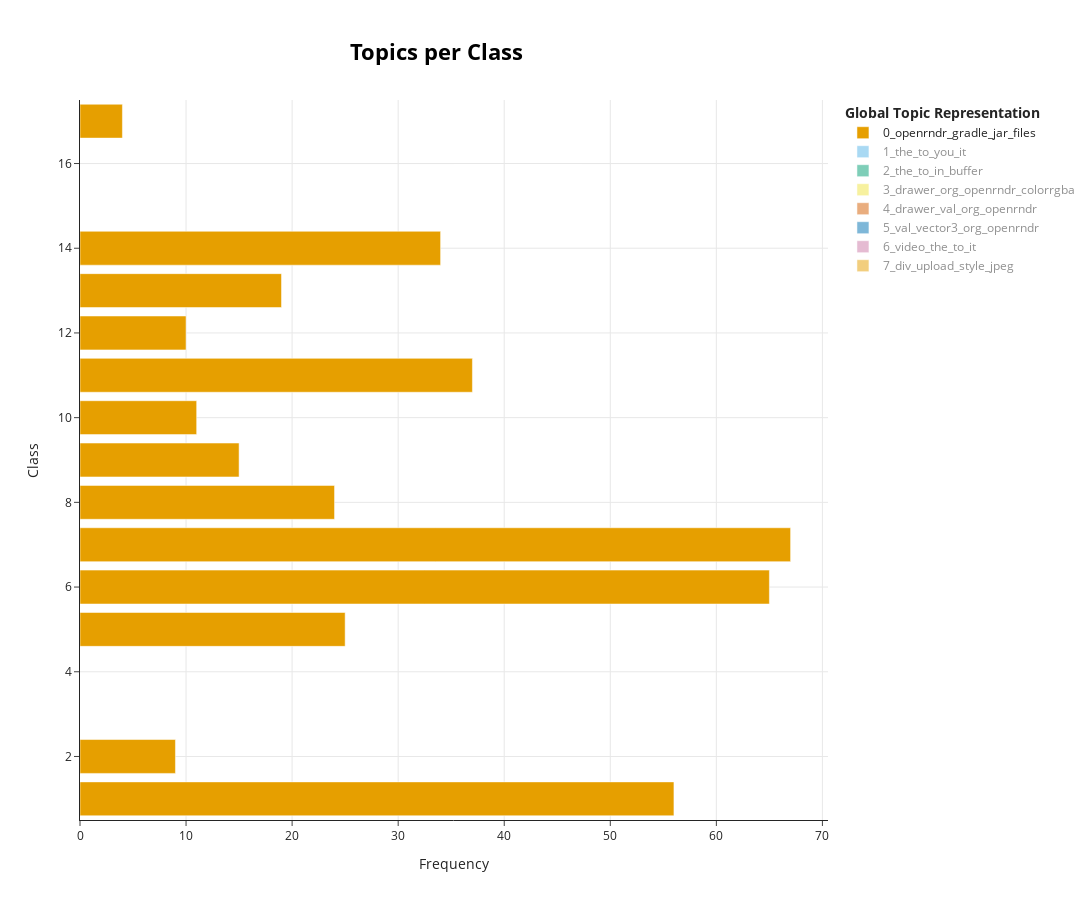

Source (notebook cell):
### Code cell
topic_model.visualize_topics_per_class(topics_per_class)

### Figure 1 — Plotly figure (JSON) as saved in the notebook; plotly's stock layout.template omitted (floating-point values rounded to 4 significant figures)
{"data": [{"hoverinfo": "text", "hovertext": ["<b>Topic 0</b><br>Words: gradle, jar, caches, files, modules", "<b>Topic 0</b><br>Words: the, to, requests, feature, how", "<b>Topic 0</b><br>Words: the, to, openrndr, and, it", "<b>Topic 0</b><br>Words: openrndr, the, to, gradle, org", "<b>Topic 0</b><br>Words: the, to, openrndr, and, it", "<b>Topic 0</b><br>Words: to, the, openrndr, and, https", "<b>Topic 0</b><br>Words: com, https, coart, ro, www", "<b>Topic 0</b><br>Words: notbloom, users, jar, gradle, modules", "<b>Topic 0</b><br>Words: at, kotlin, kt, java, to", "<b>Topic 0</b><br>Words: to, the, openrndr, it, and", "<b>Topic 0</b><br>Words: peterszerzo, users, gradle, jar, modules", "<b>Topic 0</b><br>Words: to, the, openrndr, and, it", "<b>Topic 0</b><br>Words: to, the, it, guide, userinterfaces"], "marker": {"color": "#E69F00"}, "name": "0_openrndr_gradle_jar_files", "orientation": "h", "type": "bar", "visible": true, "x": [56, 9, 25, 65, 67, 24, 15, 11, 37, 10, 19, 34, 4], "y": [1, 2, 5, 6, 7, 8, 9, 10, 11, 12, 13, 14, 17]}, {"hoverinfo": "text", "hovertext": ["<b>Topic 1</b><br>Words: the, to, it, that, thanks", "<b>Topic 1</b><br>Words: logo, discourse, the, we, accepted", "<b>Topic 1</b><br>Words: the, to, for, in, it", "<b>Topic 1</b><br>Words: the, for, slack, thanks, and", "<b>Topic 1</b><br>Words: you, the, it, to, for", "<b>Topic 1</b><br>Words: watch, youtube, video, www, inputs", "<b>Topic 1</b><br>Words: the, https, to, com, you", "<b>Topic 1</b><br>Words: to, supercollider, the, it, you", "<b>Topic 1</b><br>Words: you, to, for, the, it", "<b>Topic 1</b><br>Words: theme, the, blackness, poll, you", "<b>Topic 1</b><br>Words: to, you, it, the, for", "<b>Topic 1</b><br>Words: fun, var, val, al10, buffersize", "<b>Topic 1</b><br>Words: expanding, explanation, perhaps, helpful, documentation", "<b>Topic 1</b><br>Words: de, que, en, los, se"], "marker": {"color": "#56B4E9"}, "name": "1_the_to_you_it", "orientation": "h", "type": "bar", "visible": "legendonly", "x": [24, 6, 17, 11, 53, 5, 69, 11, 19, 6, 16, 35, 1, 5], "y": [1, 2, 5, 6, 7, 8, 9, 10, 11, 12, 13, 14, 17, 18]}, {"hoverinfo": "text", "hovertext": ["<b>Topic 2</b><br>Words: buffer, vec2, the, computeb, pos", "<b>Topic 2</b><br>Words: mix, the, in, colorrgba, color", "<b>Topic 2</b><br>Words: the, buffer, to, in, it", "<b>Topic 2</b><br>Words: 2023, png, upload, 17, 11", "<b>Topic 2</b><br>Words: the, to, and, of, upload", "<b>Topic 2</b><br>Words: double, seed, noise, the, int", "<b>Topic 2</b><br>Words: qndaxhyee8xrqb7nobv3deeardd, fontfaceshapes3, turned, 56, apps2023", "<b>Topic 2</b><br>Words: the, to, in, is, and", "<b>Topic 2</b><br>Words: the, to, pos, uv, vec2"], "marker": {"color": "#009E73"}, "name": "2_the_to_in_buffer", "orientation": "h", "type": "bar", "visible": "legendonly", "x": [12, 2, 25, 6, 68, 9, 1, 9, 14], "y": [1, 5, 7, 8, 9, 10, 11, 13, 14]}, {"hoverinfo": "text", "hovertext": ["<b>Topic 3</b><br>Words: mantas, org, users, openrndr, caches", "<b>Topic 3</b><br>Words: drawer, font, org, family, arial", "<b>Topic 3</b><br>Words: drawer, val, the, org, colorrgba", "<b>Topic 3</b><br>Words: drawer, position, symbol, org, shadestyle", "<b>Topic 3</b><br>Words: drawer, it, openrndr, org, the", "<b>Topic 3</b><br>Words: the, to, and, updated, openrndr", "<b>Topic 3</b><br>Words: drawer, size, int, colorrgba, color", "<b>Topic 3</b><br>Words: text, textalign, pos, drawer, word", "<b>Topic 3</b><br>Words: drawer, height, width, font, verticalalign", "<b>Topic 3</b><br>Words: drawer, org, openrndr, colorrgba, val", "<b>Topic 3</b><br>Words: value, range, slider, the, cleanv"], "marker": {"color": "#F0E442"}, "name": "3_drawer_org_openrndr_colorrgba", "orientation": "h", "type": "bar", "visible": "legendonly", "x": [13, 5, 44, 6, 6, 2, 4, 3, 11, 12, 1], "y": [1, 5, 7, 8, 9, 10, 11, 12, 13, 14, 17]}, {"hoverinfo": "text", "hovertext": ["<b>Topic 4</b><br>Words: val, org, drawer, openrndr, shape", "<b>Topic 4</b><br>Words: drawer, svg, val, the, contours", "<b>Topic 4</b><br>Words: import, openrndr, org, drawer, shape", "<b>Topic 4</b><br>Words: the, p1, p2, circle, shape", "<b>Topic 4</b><br>Words: transform, oval, scale, shape, transformations", "<b>Topic 4</b><br>Words: circle, drawer, val, the, shape"], "marker": {"color": "#D55E00"}, "name": "4_drawer_val_org_openrndr", "orientation": "h", "type": "bar", "visible": "legendonly", "x": [3, 7, 4, 12, 2, 28], "y": [1, 7, 8, 9, 13, 14]}, {"hoverinfo": "text", "hovertext": ["<b>Topic 5</b><br>Words: cubeverts, 50, quad, vector3, val", "<b>Topic 5</b><br>Words: org, openrndr, val, vector3, nimport", "<b>Topic 5</b><br>Words: val, vector3, write, org, openrndr", "<b>Topic 5</b><br>Words: segment2d, segment, duplicated, 09af6eb1fc312e81b45f1a9a0dfe56518df7e154, openrndr", "<b>Topic 5</b><br>Words: vector3, points, val, append, size", "<b>Topic 5</b><br>Words: val, org, vector3, drawer, openrndr"], "marker": {"color": "#0072B2"}, "name": "5_val_vector3_org_openrndr", "orientation": "h", "type": "bar", "visible": "legendonly", "x": [5, 7, 32, 1, 3, 5], "y": [1, 5, 7, 8, 9, 14]}, {"hoverinfo": "text", "hovertext": ["<b>Topic 6</b><br>Words: fps, do, little, not, to", "<b>Topic 6</b><br>Words: video, the, as, from, to", "<b>Topic 6</b><br>Words: the, video, to, is, videoplayer", "<b>Topic 6</b><br>Words: 07, as, 534x500, 7elcwcw6kcxeqrbax5xsq30qyer, spinning", "<b>Topic 6</b><br>Words: the, it, video, to, screenshots", "<b>Topic 6</b><br>Words: video, the, videoplayer, queue, to", "<b>Topic 6</b><br>Words: videowriter, the, videotarget, totalframes, presentationmode", "<b>Topic 6</b><br>Words: deltatime, lastseconds, viewbox, it, you"], "marker": {"color": "#CC79A7"}, "name": "6_video_the_to_it", "orientation": "h", "type": "bar", "visible": "legendonly", "x": [2, 1, 20, 1, 12, 10, 4, 1], "y": [1, 6, 7, 8, 10, 13, 14, 17]}, {"hoverinfo": "text", "hovertext": ["<b>Topic 7</b><br>Words: orabbzluzu1m0ee3uzzkmcy3qxh, postprocessing, begs, course, correct", "<b>Topic 7</b><br>Words: 20from, ylmskdkhyyyuavwcrftkziwaeyn, 202019, 243x144, footer", "<b>Topic 7</b><br>Words: anchor, cursor, segment, 001, upload", "<b>Topic 7</b><br>Words: div, style, upload, jpeg, border", "<b>Topic 7</b><br>Words: macports, it, mean, upload, 2020", "<b>Topic 7</b><br>Words: zfbilvhkejivgkhavmriolvfhw, 600x500, 184544, signal, cycles"], "marker": {"color": "#E69F00"}, "name": "7_div_upload_style_jpeg", "orientation": "h", "type": "bar", "visible": "legendonly", "x": [1, 1, 2, 26, 3, 1], "y": [1, 2, 7, 9, 10, 14]}], "layout": {"height": 900, "hoverlabel": {"bgcolor": "white", "font": {"family": "Rockwell", "size": 16}}, "legend": {"title": {"text": "<b>Global Topic Representation"}}, "title": {"font": {"color": "Black", "size": 22}, "text": "<b>Topics per Class</b>", "x": 0.4, "xanchor": "center", "y": 0.95, "yanchor": "top"}, "width": 1250, "xaxis": {"showgrid": true, "title": {"text": "Frequency"}}, "yaxis": {"showgrid": true, "title": {"text": "Class"}}}}
